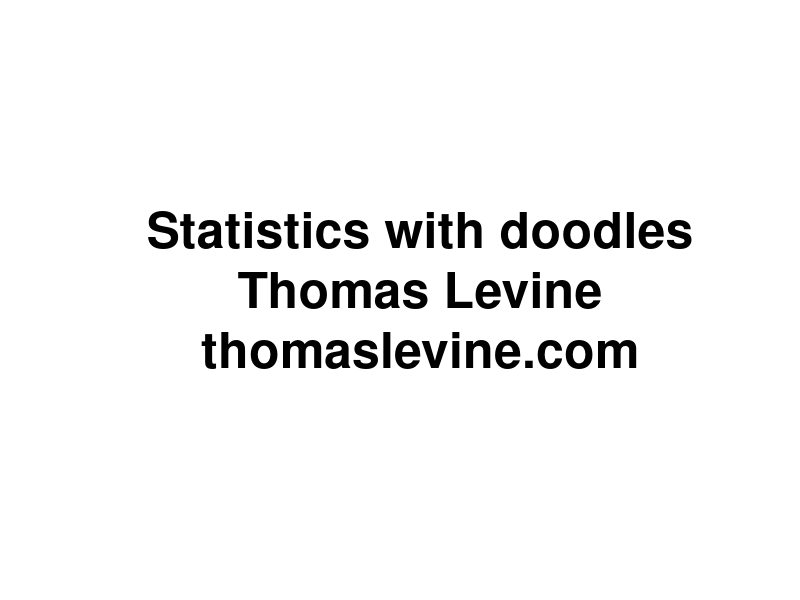
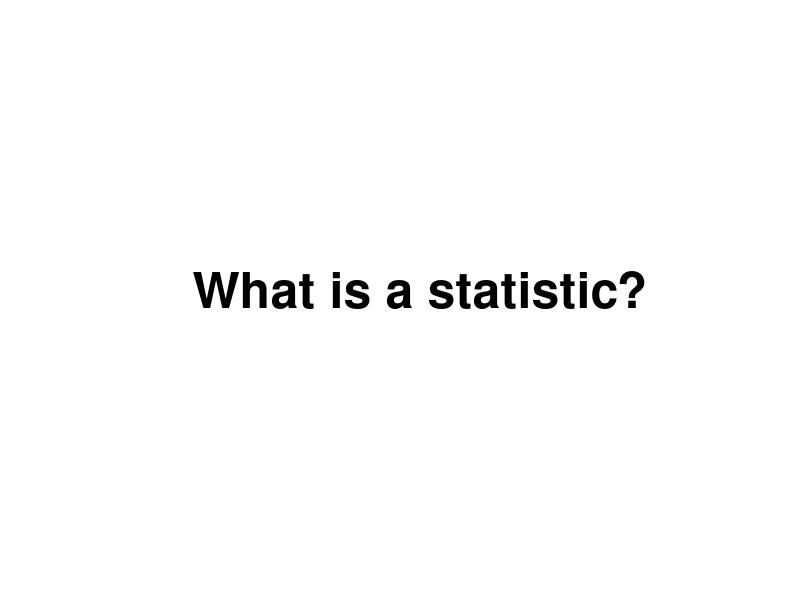
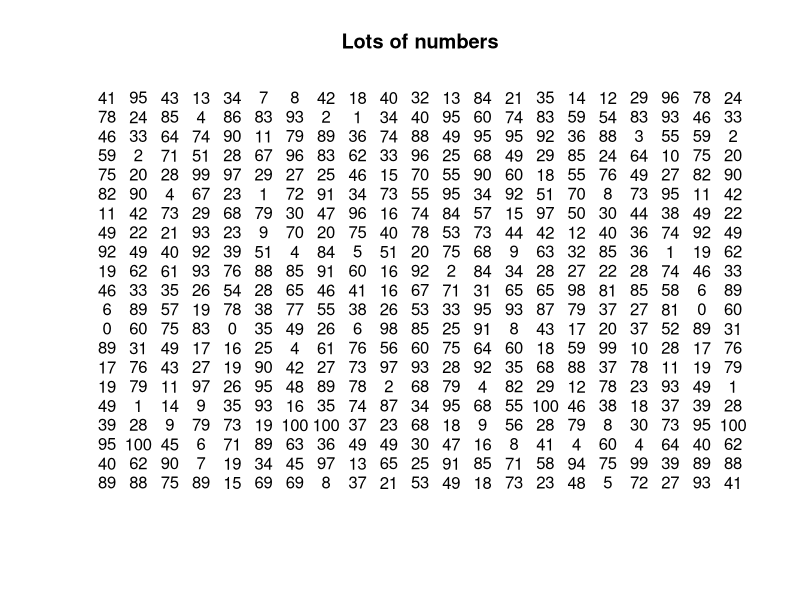
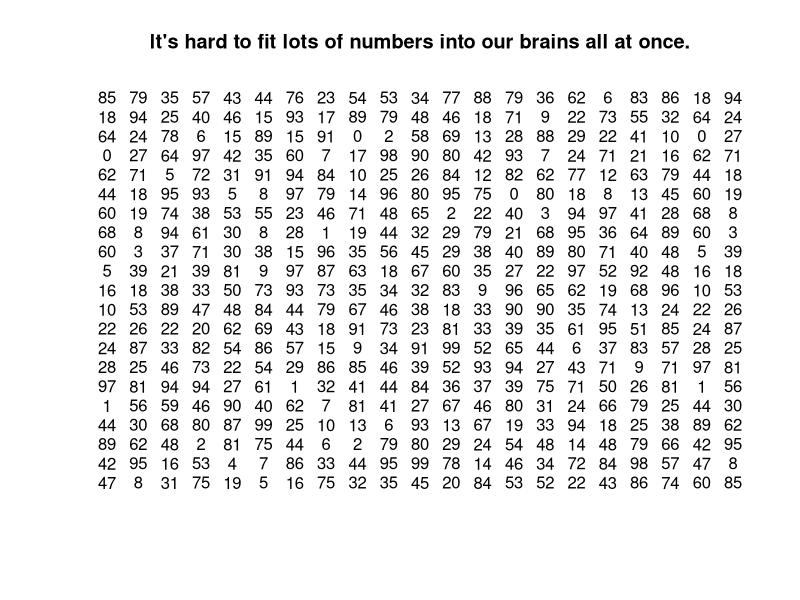
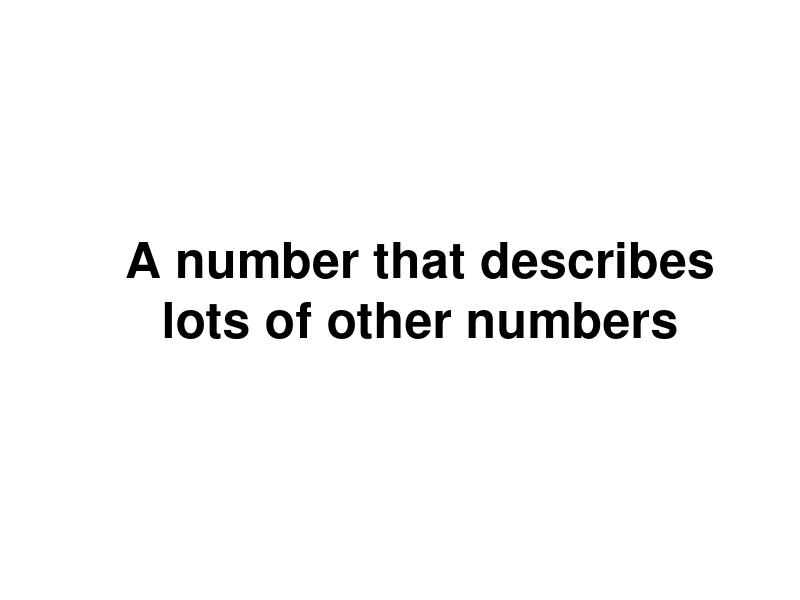
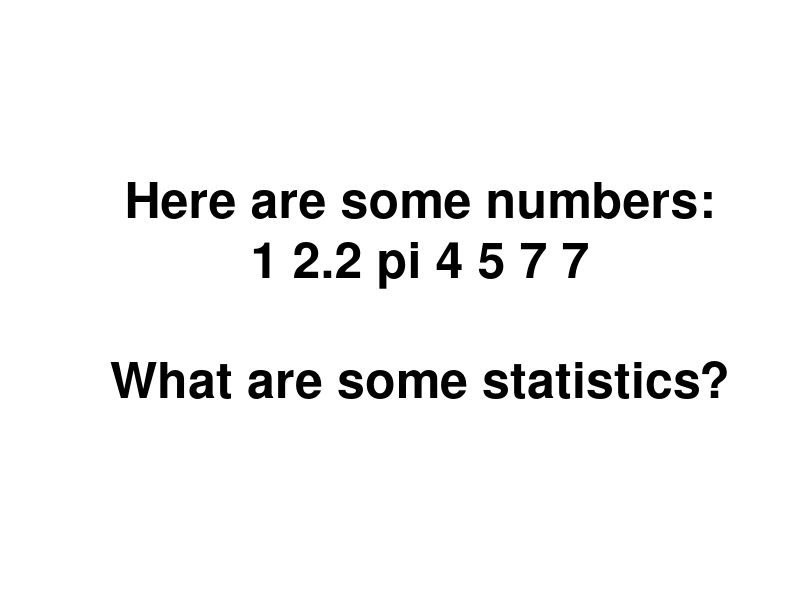
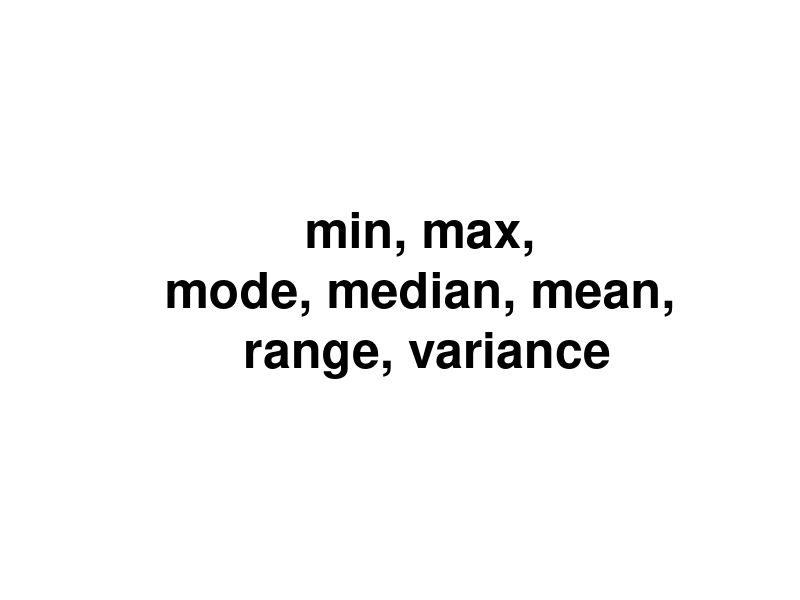
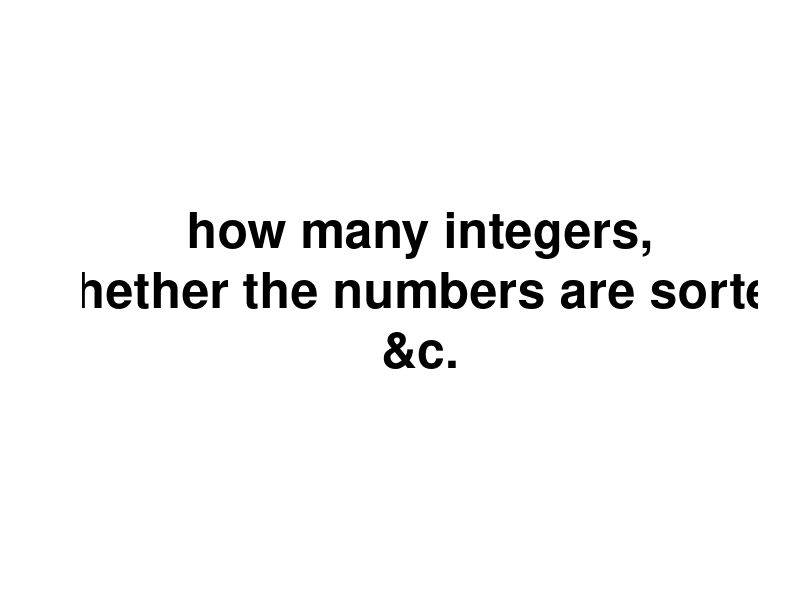

Reproduce these figures in R, in order.
attach(iris)
attach(na.omit(airquality))
attach(cars)

baseplot <- function(main, ...) {
  plot(..., type = 'p', bty = 'n',
    main = main, pch = 21, bg = 'grey', col = NULL,
    col.axis = 'grey', col.lab = 'grey', col.main = 'grey', fg = 'grey')
}
irisplot <- function(main) {
  baseplot(main, Petal.Length ~ Petal.Width)
}

meanplot <- function(main) {
  irisplot(main)
  abline(h = mean(Petal.Length), lty = 2)
  abline(v = mean(Petal.Width), lty = 2)
}

interjection <- function(main) {
  plot.new()
  text(0.5, 0.5, cex = 3, label = main, font = 2)
}

blue <-  rgb(0,0,1,.5)

a <- sd(Petal.Length)
b <- sd(Petal.Width)
ab <- max(a,b)

corbase <- function(main = '', low = -1) {
  plot(c(low * ab,ab),c(low * ab,ab),main = main, type = 'n', axes = F, xlab = '', ylab = '', asp = 1)
  rect(xright = 0, ybottom = 0, xleft = -a, ytop = a, col = 'grey', lty = 'blank')
  text(-a/2,a/2,'var(Petal.Width)')
  rect(xleft = 0, ytop = 0, xright = b, ybottom = -b, col = 'grey', lty = 'blank')
  text(b/2,-b/2,'var(Petal.Length)')
}

rand <- data.frame(x = rnorm(100), y = rnorm(100))
r <-  cor(Petal.Length,Petal.Width)

# ----------------

statistics <- function() {
# Introduction
interjection('What is a statistic?')

plot(c(-1,1),c(-1,1),xlab='',ylab='',type='n',axes=F,main='Lots of numbers')
text(rep(seq(-1,1,.1),each=21),rep(seq(-1,1,.1),21),round(100*runif(400)))


plot(c(-1,1),c(-1,1),xlab='',ylab='',type='n',axes=F,main='It\'s hard to fit lots of numbers into our brains all at once.')
text(rep(seq(-1,1,.1),each=21),rep(seq(-1,1,.1),21),round(100*runif(400)))

interjection('A number that describes\nlots of other numbers')
interjection('Here are some numbers:\n1 2.2 pi 4 5 7 7\n\nWhat are some statistics?')
interjection('min, max,\nmode, median, mean,\n range, variance')
interjection('how many integers,\nwhether the numbers are sorted\n&c.')
interjection('')
interjection('Measuring linear relationships')
}

linear.relationships <- function() {
# Three datasets
irisplot('Two iris variables that move together')

baseplot('Two air quality variables that move oppositely', Ozone ~ Wind) 

baseplot('Normal random noise', rand$y ~ rand$x)
}

covariance <- function() {
# Motivation for covariance
interjection('We want a number\nthat describes\nwhether two variables\nmove together.')

irisplot('It should be high for these variables')

rand <- data.frame(x = rnorm(100), y = rnorm(100))
baseplot('It should be low for these variables', Ozone ~ Wind) 

baseplot('It should be near zero for these variables', rand$y ~ rand$x)

# Computing covariance
interjection('Covariance')

irisplot('The iris variables')

meanplot('Find the means')

meanplot('Draw a rectangle')
rect(xleft = mean(Petal.Width),
     ybottom = mean(Petal.Length),
     xright = Petal.Width[c(44,72)],
     ytop = Petal.Length[c(44,72)])

irisplot('Draw all the rectangles')
valence <- (Petal.Length - mean(Petal.Length)) *
           (Petal.Width - mean(Petal.Width)) > 0
rect(xleft = mean(Petal.Width),
     ybottom = mean(Petal.Length),
     xright = Petal.Width,
     ytop = Petal.Length,
     col = rgb(1-valence, 0, valence,.1),
     lty = 'blank')

irisplot('Why did I color them blue and red?')
valence <- (Petal.Length - mean(Petal.Length)) *
           (Petal.Width - mean(Petal.Width)) > 0
rect(xleft = mean(Petal.Width),
     ybottom = mean(Petal.Length),
     xright = Petal.Width,
     ytop = Petal.Length,
     col = rgb(1-valence, 0, valence,.1),
     lty = 'blank')

irisplot('Why did I color them blue and red?')
valence <- (Petal.Length - mean(Petal.Length)) *
           (Petal.Width - mean(Petal.Width)) > 0
rect(xleft = mean(Petal.Width),
     ybottom = mean(Petal.Length),
     xright = Petal.Width,
     ytop = Petal.Length,
     col = rgb(1-valence, 0, valence,.1),
     lty = 'blank')
text(x = max(Petal.Width), y = max(Petal.Length), pos = 2, label = 'Evidence of\nmovement together')
text(x = min(Petal.Width), y = min(Petal.Length), pos = 4, label = 'Evidence of\nmovement together')
text(x = max(Petal.Width), y = min(Petal.Length), pos = 2, label = 'Evidence of\nmovement oppositely')
text(x = min(Petal.Width), y = max(Petal.Length), pos = 4, label = 'Evidence of\nmovement oppositely')

plot(c(-1,1),c(-1,1),main = 'Add the blues together. (This is at a different scale.)',
  type = 'n', axes = F, xlab = '', ylab = '')
rect(xleft = -1, ybottom = -1, xright = 1, ytop = 1, lty = 'blank', col = 'blue')

plot(c(-1,1),c(-1,1),main = 'Add the reds together.',
  type = 'n', axes = F, xlab = '', ylab = '')
rect(xleft = -1, ybottom = -1, xright = 1, ytop = 1, lty = 'blank', col = 'blue')
rect(xleft = .8, ybottom = -1, xright = 1, ytop = -.8, lty = 'blank', col = 'red')

plot(c(-1,1),c(-1,1),main = 'Subtract the reds.',
  type = 'n', axes = F, xlab = '', ylab = '')
rect(xleft = -1, ybottom = -1, xright = 1, ytop = 1, lty = 'blank', col = 'blue')
rect(xleft = .8, ybottom = -1, xright = 1, ytop = -.8, lty = 'blank', col = 'white')

plot(c(-1,1),c(-1,1),main = 'Divide into as many equal pieces as we have irises (n).',
  type = 'n', axes = F, xlab = '', ylab = '')
rect(xleft = -1, ybottom = -1, xright = 1, ytop = 1, lty = 'blank', col = 'blue')
rect(xleft = .8, ybottom = -1, xright = 1, ytop = -.8, lty = 'blank', col = 'white')
abline(v = 2 * (-.5 + ((1:nrow(iris))/nrow(iris))))

plot(c(-1,1),c(-1,1),main = 'This blue sliver is the covariance.',
  type = 'n', axes = F, xlab = '', ylab = '')
rect(xleft = -.3, xright = -.3 + (.5/nrow(iris)), ybottom = -1, ytop = 1,
  col = 'blue', lty = 'blank')
}

covariance.notpositive <- function() {
irisplot('What if we have more red than blue?')
valence <- (Ozone - mean(Ozone)) *
           (Wind - mean(Wind)) > 0
rect(xleft = mean(Wind),
     ybottom = mean(Ozone),
     xright = Wind,
     ytop = Ozone,
     col = rgb(1-valence, 0, valence,.1),
     lty = 'blank')

plot(c(-1,1),c(-1,1),main = 'Add the blues together. (This is at a different scale.)',
  type = 'n', axes = F, xlab = '', ylab = '')
rect(xleft = -1, ybottom = .8, xright = -.8, ytop = 1, lty = 'blank', col = 'blue')

plot(c(-1,1),c(-1,1),main = 'Add the reds together.',
  type = 'n', axes = F, xlab = '', ylab = '')
rect(xleft = -1, ybottom = -1, xright = 1, ytop = 1, lty = 'blank', col = 'red')
rect(xleft = -1, ybottom = .8, xright = -.8, ytop = 1, lty = 'blank', col = 'blue')

plot(c(-1,1),c(-1,1),main = 'Subtract the reds.',
  type = 'n', axes = F, xlab = '', ylab = '')
rect(xleft = -1, ybottom = -1, xright = 1, ytop = 1, lty = 'blank', col = 'red')
rect(xleft = -1, ybottom = .8, xright = -.8, ytop = 1, lty = 'blank', col = 'white')

plot(c(-1,1),c(-1,1),main = 'Divide into as many equal pieces as we have irises (n).',
  type = 'n', axes = F, xlab = '', ylab = '')
rect(xleft = -1, ybottom = -1, xright = 1, ytop = 1, lty = 'blank', col = 'red')
rect(xleft = -1, ybottom = .8, xright = -.8, ytop = 1, lty = 'blank', col = 'white')
abline(v = 2 * (-.5 + ((1:nrow(iris))/nrow(iris))))

plot(c(-1,1),c(-1,1),main = 'This red sliver is the covariance.',
  type = 'n', axes = F, xlab = '', ylab = '')
rect(xleft = -.3, xright = -.3 + (.5/nrow(iris)), ybottom = -1, ytop = 1,
  col = 'red', lty = 'blank')

plot(c(-1,1),c(-1,1),main = 'This red sliver is the covariance.',
  type = 'n', axes = F, xlab = '', ylab = '')
rect(xleft = -.3, xright = -.3 + (.5/nrow(iris)), ybottom = -1, ytop = 1,
  col = 'red', lty = 'blank')
text(.3, 0, 'But it\'s negative!')

baseplot('What if we have as much red as blue?', rand$y ~ rand$x)
valence <- (rand$y - mean(rand$y)) *
           (rand$x - mean(rand$x)) > 0
rect(xleft = mean(rand$x),
     ybottom = mean(rand$y),
     xright = rand$x,
     ytop = rand$y,
     col = rgb(1-valence, 0, valence,.1),
     lty = 'blank')

plot(c(-1,1),c(-1,1),main = 'Add the blues together. (This is at a different scale.)',
  type = 'n', axes = F, xlab = '', ylab = '')
rect(xleft = -.45, ybottom = -.45, xright = .55, ytop = .55, lty = 'blank', col = 'blue')

plot(c(-1,1),c(-1,1),main = 'Add the reds together.',
  type = 'n', axes = F, xlab = '', ylab = '')
rect(xleft = -.55, ybottom = -.55, xright = .45, ytop = .45, lty = 'blank', col = 'red')

plot(c(-1,1),c(-1,1),main = 'Subtract the reds.',
  type = 'n', axes = F, xlab = '', ylab = '')
points(0,0)
text(0,-.5, '(Covariance is zero.)')
}

variance <- function() {
# Computing variance
interjection('Variance')
interjection('Variance tells us\nhow spread out\nsome numbers are.')
interjection('1, 4, 8, 10\nvs\n4, 4, 5, 6')
interjection('The variance of a variable is\nthe covariance of the variable\nwith itself.')

irisplot('Our two iris variables from before')
interjection('Let\'s look at just one of them.')
baseplot('The points all fall along the same line.', Petal.Length, Petal.Length, asp = 1)
interjection('Let\'s find the variance of Petal.Length')

baseplot('Draw all the rectangles', Petal.Length, Petal.Length, asp = 1)
rect(xleft = mean(Petal.Length),
     ybottom = mean(Petal.Length),
     xright = Petal.Length,
     ytop = Petal.Length,
     col = rgb(0, 0, 1,.1),
     lty = 'blank')

baseplot('Why no red rectangles?', Petal.Length, Petal.Length, asp = 1)
rect(xleft = mean(Petal.Length),
     ybottom = mean(Petal.Length),
     xright = Petal.Length,
     ytop = Petal.Length,
     col = rgb(0, 0, 1,.1),
     lty = 'blank')

plot(c(-1,1),c(-1,1),main = 'Add the blues together. (This is at a different scale.)',
  type = 'n', axes = F, xlab = '', ylab = '')
rect(xleft = -1, ybottom = -1, xright = 1, ytop = 1, lty = 'blank', col = 'blue')

plot(c(-1,1),c(-1,1),main = 'We have no reds to subtract.',
  type = 'n', axes = F, xlab = '', ylab = '')
rect(xleft = -1, ybottom = -1, xright = 1, ytop = 1, lty = 'blank', col = 'blue')

plot(c(-1,1),c(-1,1),main = 'Divide into as many equal pieces as we have irises (n).',
  type = 'n', axes = F, xlab = '', ylab = '')
rect(xleft = -1, ybottom = -1, xright = 1, ytop = 1, lty = 'blank', col = 'blue')
abline(v = 2 * (-.5 + ((1:nrow(iris))/nrow(iris))))

plot(c(-1,1),c(-1,1),main = 'This blue sliver is the variance.',
  type = 'n', axes = F, xlab = '', ylab = '')
rect(xleft = -.3, xright = -.3 + (.5/nrow(iris)), ybottom = -1, ytop = 1,
  col = 'blue', lty = 'blank')
}

correlation <- function() {
# Correlation
interjection('A problem with covariance')
interjection('Covariance has units!\n\n(x-unit times y-unit)')
interjection('Which relationship is stronger\n(more linear)?')

par(mfrow = 1:2)
.cov <- round(cov(Petal.Length,Petal.Width), 2)
irisplot(paste0('Irises (cov = ', .cov, ' cm^2)'))
.cov <- round(cov(speed,dist), 2)
baseplot(paste0('Cars (cov =', .cov, ' mph*ft)'), speed ~ dist)
par(mfrow = c(1,1))

interjection('Oh noes!')
interjection('We can divide\nthe covariance\nby the variances\nto standardize it.')

corbase()
rect(xleft = 0, ybottom = 0, xright = b, ytop = a, col = 'black', lty = 'blank')
text(b/2,a/2,'sd(Petal.Width)*\nsd(Petal.Length)', col = 'white')

corbase()
rect(xleft = 0, ybottom = 0, xright = b, ytop = a, col = 'black', lty = 'blank')
text(b/2,a/2,'sd(Petal.Width)*\nsd(Petal.Length)', col = 'white')
text(-a/2,-b/2,'The black rectangle is\nlike an average variance.')

corbase()
rect(xleft = 0, ybottom = 0, xright = b, ytop = a, col = 'black', lty = 'blank')
text(b/2,a/2,'sd(Petal.Width)*\nsd(Petal.Length)', col = 'white')
text(-a/2,-b/2,'cov(Petal.Width,Petal.Length)\ncannot be bigger than\nblack rectangle.')

interjection('Why?')

irisplot('Covariance has red rectangles.')
valence <- (Petal.Length - mean(Petal.Length)) *
           (Petal.Width - mean(Petal.Width)) > 0
rect(xleft = mean(Petal.Width),
     ybottom = mean(Petal.Length),
     xright = Petal.Width,
     ytop = Petal.Length,
     col = rgb(1-valence, 0, valence,.1),
     lty = 'blank')

baseplot('Variance doesn\'t have red rectangles.', Petal.Length, Petal.Length, asp = 1)
rect(xleft = mean(Petal.Length),
     ybottom = mean(Petal.Length),
     xright = Petal.Length,
     ytop = Petal.Length,
     col = rgb(0, 0, 1,.1),
     lty = 'blank')

corbase()
rect(xleft = 0, ybottom = 0, xright = b, ytop = a, col = 'black', lty = 'blank')
text(b/2,a/2,'sd(Petal.Width)*\nsd(Petal.Length)', col = 'white')
text(-a/2,-b/2,'cov(Petal.Width,Petal.Length)\ncannot be bigger than\nblack rectangle.')

corbase('Let\'s zoom in.', low = -.05)
rect(xleft = 0, ybottom = 0, xright = b, ytop = a, col = 'black', lty = 'blank')
text(b/2,a/2,'sd(Petal.Width)*\nsd(Petal.Length)', col = 'white')

corbase('Squish covariance vertically into the rectangle.', low = -.05)
rect(xleft = 0, ybottom = 0, xright = b, ytop = a, col = 'black', lty = 'blank')
rect(xleft = 0, ybottom = 0, xright = b, ytop = a * r, col = 'blue', lty = 'blank')

interjection('Correlation (R)\nis the ratio of\nthe small rectangle\nto the big rectangle.')

corbase('Squish covariance vertically into the rectangle.', low = -.05)
rect(xleft = 0, ybottom = 0, xright = b, ytop = a, col = 'black', lty = 'blank')
rect(xleft = 0, ybottom = 0, xright = b, ytop = a * r, col = 'blue', lty = 'blank')
text(b/2,r*a/2,'cov(Petal.Width,\nPetal.Length)', col = 'white', font = 2)
text(0, r*a/2, 'R * sd(Petal.Length)', col = 'blue', font = 2, srt = 90, adj = c(0.5,-1))

corbase('Squish covariance horizontally into the rectangle.', low = -.05)
rect(xleft = 0, ybottom = 0, xright = b, ytop = a, col = 'black', font = 2, lty = 'blank')
rect(xleft = 0, ybottom = 0, xright = b * r, ytop = a, col = 'blue', lty = 'blank')
text(r*b/2,a/2,'cov(Petal.Width,\nPetal.Length)', col = 'white', font = 2)
text(b/2, 0, 'R * sd(Petal.Width', adj = c(0.5,1.5), col = 'blue', font = 2)

interjection('People like to\ntalk about R-squared.')

corbase('Intersect the two squished covariance rectangles.', low = -.05)
rect(xleft = 0, ybottom = 0, xright = b, ytop = a, col = 'black', lty = 'blank')
rect(xleft = 0, ybottom = 0, xright = b * r, ytop = a * r, col = 'purple', lty = 'blank')
text(r*b/2,a/2,'cov(Petal.Width, Petal.Length)', col = 'purple')
text(0, r*a/2, 'R ^ 2 * sd(Petal.Length)',srt = 90, pos = 2, col = 'purple', font = 2)
text(r*b/2, 0, 'R ^ 2 * sd(Petal.Width)', adj = c(0.5,1.5), col = 'purple', font = 2)

interjection('What if covariance is negative (red)?')

corbase('R is the same, just negative.', low = -.05)
rect(xleft = 0, ybottom = 0, xright = b, ytop = a, col = 'black', lty = 'blank')
rect(xleft = 0, ybottom = 0, xright = b, ytop = a * r, col = 'red', lty = 'blank')
text(b/2,r*a/2,'cov(Ozone, Wind)', col = 'white', font = 2)
text(0, r*a/2, 'r * sd(Wind)', srt = 90, col = 'red', font = 2, adj = c(.5,-.5))

corbase('R-squared is the same, and it is always positive.', low = -.05)
rect(xleft = 0, ybottom = 0, xright = b, ytop = a, col = 'black', lty = 'blank')
rect(xleft = 0, ybottom = 0, xright = b * r, ytop = a * r, col = 'purple', lty = 'blank')
text(r*b/2,a/2,'cov(Ozone, Wind)', col = 'purple')
text(0, r*a/2, 'r ^ 2 * sd(Wind)', pos = 2, col = 'purple', font = 2, adj = c(.5, -.5), srt = 90)
text(r*b/2, 0, 'r ^ 2 * sd(Ozone)', col = 'purple', font = 2, adj = c(.5,1.5))

corbase('Zoom back out.')
rect(xleft = 0, ybottom = 0, xright = b, ytop = a, col = 'black', lty = 'blank')
rect(xleft = 0, ybottom = 0, xright = b, ytop = a * r, col = 'red', lty = 'blank')
text(b/2,r*a/2,'cov(Ozone,\nWind)', col = 'white', font = 2)
text(0, r*a/2, 'r * sd(Wind)', col = 'red', srt = 90, adj = c(.5,-.5), font = 2)
}

least.squares.regression <- function() {
interjection('If we transform the covariance a bit,\nwe can also make predictions.')
interjection('Let\'s use x to predict y.')
interjection('y = b0  + b1 * x')
interjection('Let\'s invent b1.')
interjection('')
interjection('What values should it have?')
interjection('If covariance is high\nand x is high,\ny should be high.\n\n(b1 is very positive.)')
interjection('If covariance is high\nand x is low,\ny should be low.\n\n(b1 is very negative.)')
interjection('If covariance is low,\nwe have no idea what y is.\n\n(b1 is around zero.)')
interjection('')
interjection('Let\'s think about units again.')

plot(c(-1,1),c(-1,1),main = 'Covariance is an area; its unit is the product of the x and y units.',
  type = 'n', axes = F, xlab = '', ylab = '')
rect(xleft = -.3, xright = -.3 + (.5/nrow(iris)), ybottom = -1, ytop = 1,
  col = 'blue', lty = 'blank')

plot(c(-1,1),c(-1,1),main = 'Variance is a special covariance; its unit is the square of the x unit.',
  type = 'n', axes = F, xlab = '', ylab = '')
rect(xleft = -.3, xright = -.3 + (.5/nrow(iris)), ybottom = -1, ytop = 1,
  col = 'blue', lty = 'blank')

corbase('Correlation is a ratio of areas with the same units.', low = -.05)
rect(xleft = 0, ybottom = 0, xright = b, ytop = a, col = 'black', lty = 'blank')
rect(xleft = 0, ybottom = 0, xright = b, ytop = a * r, col = 'blue', lty = 'blank')

interjection('The unit of b1 must be y-unit/x-unit.')

corbase('Our covariance picture')
rect(xleft = 0, ybottom = 0, xright = b, ytop = a * r, col = 'blue', lty = 'blank')
text(b,r*a/2,'cov(Petal.Width,\nPetal.Length)', col = 'white', font = 2, pos = 2)
text(0, a*2/3, 'R * sd(Petal.Length)', pos = 2, col = 'black', font = 1, srt = 90)

.adj <- cov(Petal.Width,Petal.Length)/sd(Petal.Length)
corbase('Lay the covariance over one of the variances instead.')
rect(xleft = -a, xright = 0, ybottom = a * (1 - .adj), ytop = a, col = 'blue', lty = 'blank')
text(-a/2,a/2,'cov(Petal.Width, Petal.Length)', col = 'white', font = 2)

corbase('Petal.Width = b0 + b1 * Petal.Length')
rect(xleft = -a, xright = 0, ybottom = a * (1 - .adj), ytop = a, col = 'blue', lty = 'blank')
text(-a/2,a/2,'cov(Petal.Width, Petal.Length)', col = 'white', font = 2)
text(0,a/2,'b1 * sd(Petal.Length)', col = 'blue', pos = 4)

.adj <- cov(Petal.Width,Petal.Length)/sd(Petal.Width)
corbase('Lay the covariance over the other variance.')
rect(xleft = 0, xright = b, ybottom = -b, ytop = -b  * (1 - .adj), col = blue, lty = 'blank')
text(0,0,'cov(Petal.Width,\nPetal.Length)', col = 'white', font = 2, pos = 4)

corbase('Petal.Length = b0 + b1 * Petal.Width')
rect(xleft = 0, xright = b, ybottom = -b, ytop = -b  * (1 - .adj), col = blue, lty = 'blank')
text(a/2,0,'b1 * sd(Petal.Length)', col = 'blue', font = 2, srt = -90)
}


thoughtful.thoughts <- function() {
  interjection('A statistic is a number\nthat describes a lot\nof other numbers.')
  interjection('Covariance describes\nthe strength of\nlinear relationships.')
  interjection('Variance describes\nhow spread-out\nsome numbers are.')
  interjection('Correlation is a\nstandardized version\nof covariance.')
  interjection('(Beta coefficients for)\nleast-squares regression\npredict one variable\nbased on another.')
  interjection('')
  interjection('You can pretty much always draw math.')
}

slides <- function() {
  interjection('Statistics with doodles\nThomas Levine\nthomaslevine.com')
  statistics()
  linear.relationships()
  covariance()
  covariance.notpositive()
  interjection('Let\'s review the previous slides quickly.')
  linear.relationships()
  covariance()
  covariance.notpositive()
  interjection('')
  variance()
  interjection('')
  correlation()
  interjection('Remember how this fits in.')
  covariance()
  correlation()
  interjection('')
  least.squares.regression()
  interjection('Let\'s go over that again.')
  linear.relationships()
  covariance()
  covariance.notpositive()
  variance()
  correlation()
  least.squares.regression()
  interjection('')
  thoughtful.thoughts()
}

pdf('doodles.pdf', width = 11, height = 8.5)
slides()
dev.off()
